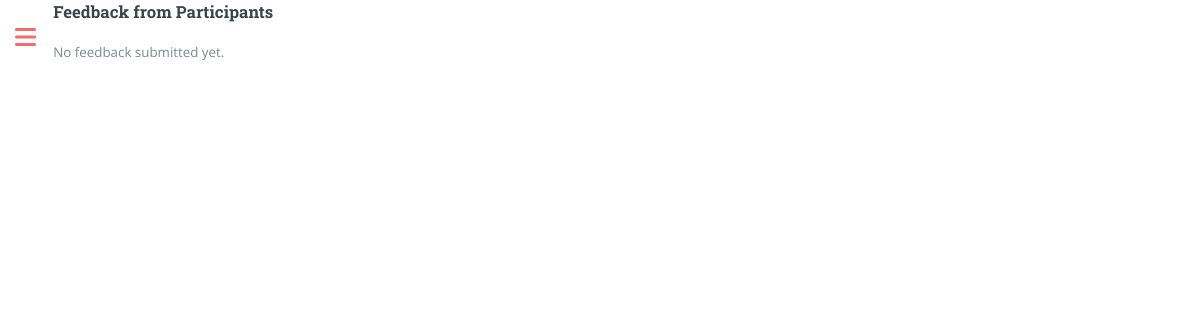
Before: /organizer/feedbacks/ (signed in) with the older database file.
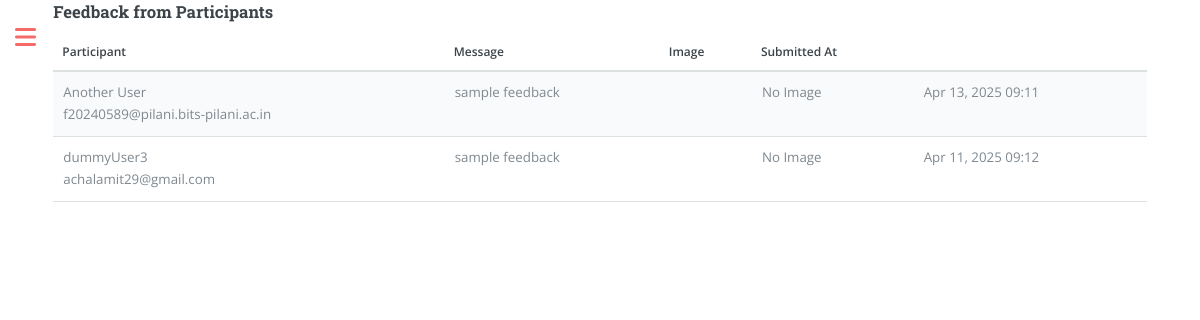
After: the same page with the newer database file.
### participants/models.py (models this page shows, shortened)
class Feedback(models.Model):
    participant = models.ForeignKey(User, on_delete=models.CASCADE, limit_choices_to={'is_organizer': False})
    message = models.TextField()
    image = models.ImageField(upload_to='feedback_images/', null=True, blank=True)
    created_at = models.DateTimeField(auto_now_add=True)

class User(AbstractUser):
    gender_choices = [
        ('Men', 'Men'),
        ('Women', 'Women'),
    ]
    name = models.CharField(max_length=100)
    gender = models.CharField(max_length=5, choices=gender_choices, null=True, blank=True)
    dob = models.DateField(null=True, blank=True)
    mobile = models.CharField(max_length=15, null=True, blank=True)
    college = models.ForeignKey(College, on_delete=models.SET_NULL, null=True, blank=True)
    is_organizer = models.BooleanField(default=False)
    is_participant = models.BooleanField(default=True)
    profile_complete = models.BooleanField(default=False)
    is_banned = models.BooleanField(default=False)

### participants/views.py (the view)
# urls.py: path('organizer/feedbacks/', view_feedbacks, name='view_feedbacks'),
@organizer_required
def view_feedbacks(request):
    feedbacks = Feedback.objects.select_related('participant').order_by('-created_at')
    return render(request, 'participants/view_feedbacks.html', {'feedbacks': feedbacks})

### participants/views.py (called while the page is built)
def organizer_required(view_func):
    @wraps(view_func)
    @login_required
    def _wrapped_view(request, *args, **kwargs):
        if not request.user.is_organizer:
            return redirect(settings.LOGIN_URL)
        return view_func(request, *args, **kwargs)
    return _wrapped_view

### participants/templates/participants/view_feedbacks.html (shortened to what this page needs)
{% extends 'participants/base_dashboard.html' %}
{% load static %}
{% block content %}
<div class="bg-white p-8 rounded-lg shadow-md">
  <h3 class="text-2xl font-semibold text-gray-800 mb-6">Feedback from Participants</h3>
  {% if feedbacks %}
    <div class="overflow-x-auto">
      <table class="min-w-full table-auto border-collapse border border-gray-300">
        <thead class="bg-gray-50">
          <tr>
            <th class="px-4 py-2 text-left text-sm font-medium text-gray-600">Participant</th>
            <th class="px-4 py-2 text-left text-sm font-medium text-gray-600">Message</th>
            <th class="px-4 py-2 text-left text-sm font-medium text-gray-600">Image</th>
            <th class="px-4 py-2 text-left text-sm font-medium text-gray-600">Submitted At</th>
          </tr>
        </thead>
        <tbody class="text-sm">
          {% for feedback in feedbacks %}
          <tr class="border-b border-gray-200">
            <td class="px-4 py-2">
              <div>{{ feedback.participant.name }}</div>
              <div class="text-xs text-gray-500">{{ feedback.participant.email }}</div>
            </td>
            <td class="px-4 py-2">{{ feedback.message }}</td>
            <td class="px-4 py-2">
              <td class="px-4 py-2">
                {% if feedback.image %}
                <a href="{{ feedback.image.url }}" target="_blank">
                <img src="{{ feedback.image.url }}" alt="Feedback Image" class="w-16 h-16 object-cover rounded" />
                </a>
                {% else %}
                <span class="text-gray-400">No Image</span>
                {% endif %}
              </td>
            <td class="px-4 py-2">{{ feedback.created_at|date:"M d, Y H:i" }}</td>
          </tr>
          {% endfor %}
        </tbody>
      </table>
    </div>
  {% else %}
    <p class="text-muted">No feedback submitted yet.</p>
  {% endif %}
</div>
{% endblock %}

### participants/templates/participants/base_dashboard.html (shortened to what this page needs)
{% load static %}
<!DOCTYPE html>
<html lang="en">
<head>
  <link rel="stylesheet" href="{% static 'participants/css/main.css' %}">
  <link rel="stylesheet" href="{% static 'participants/css/font-awesome.min.css' %}">
</head>
<body class="is-preload">
  <div id="wrapper">
    <div id="main">
      <div class="inner">
        {% block content %}{% endblock %}
      </div>
    </div>
  </div>
</body>
</html>

### participants/static/participants/css/main.css (style rules this page uses)
html, body, div, span, applet, object, iframe, h1, h2, h3, h4, h5, h6, p, blockquote, pre, a, abbr, acronym, address, big, cite, code, del, dfn, em, img, ins, kbd, q, s, samp, small, strike, strong, sub, sup, tt, var, b, u, i, center, dl, dt, dd, ol, ul, li, fieldset, form, label, legend, table, caption, tbody, tfoot, thead, tr, th, td, article, aside, canvas, details, embed, figure, figcaption, footer, header, hgroup, menu, nav, output, ruby, section, summary, time, mark, audio, video { margin: 0; padding: 0; border: 0; font-size: 100%; font: inherit; vertical-align: baseline; }
body { line-height: 1; }
table { border-collapse: collapse; border-spacing: 0; }
body { -webkit-text-size-adjust: none; }
body { -ms-overflow-style: scrollbar; }
html { box-sizing: border-box; }
*, *:before, *:after { box-sizing: inherit; }
body { background: #ffffff; }
body, input, select, textarea { color: #7f888f; font-family: "Open Sans", sans-serif; font-size: 13pt; font-weight: 400; line-height: 1.65; }
@media screen and (max-width: 1680px) { body, input, select, textarea { font-size: 11pt; } }
@media screen and (max-width: 1280px) { body, input, select, textarea { font-size: 10pt; } }
h1, h2, h3, h4, h5, h6 { color: #3d4449; font-family: "Roboto Slab", serif; font-weight: 700; line-height: 1.5; margin: 0 0 1em 0; }
h3 { font-size: 1.25em; }
table { margin: 0 0 2em 0; width: 100%; }
table tbody tr { border: solid 1px rgba(210, 215, 217, 0.75); border-left: 0; border-right: 0; }
table tbody tr:nth-child(2n + 1) { background-color: rgba(230, 235, 237, 0.25); }
table td { padding: 0.75em 0.75em; }
table th { color: #3d4449; font-size: 0.9em; font-weight: 600; padding: 0 0.75em 0.75em 0.75em; text-align: left; }
table thead { border-bottom: solid 2px rgba(210, 215, 217, 0.75); }
#wrapper { display: -moz-flex; display: -webkit-flex; display: -ms-flex; display: flex; -moz-flex-direction: row-reverse; -webkit-flex-direction: row-reverse; -ms-flex-direction: row-reverse; flex-direction: row-reverse; min-height: 100vh; }
#main { -moz-flex-grow: 1; -webkit-flex-grow: 1; -ms-flex-grow: 1; flex-grow: 1; -moz-flex-shrink: 1; -webkit-flex-shrink: 1; -ms-flex-shrink: 1; flex-shrink: 1; width: 100%; }
#main > .inner { padding: 0 6em 0.1em 6em ; margin: 0 auto; max-width: 110em; }
@media screen and (max-width: 1680px) { #main > .inner { padding: 0 5em 0.1em 5em ; } }
@media screen and (max-width: 1280px) { #main > .inner { padding: 0 4em 0.1em 4em ; } }

Changed rows visible on the page:
added Feedback: participant.name "Another User", participant.email "f20240589@pilani.bits-pilani.ac.in", message "sample feedback", image "No Image", created_at "Apr 13, 2025 09:11"
added Feedback: participant.name "dummyUser3", participant.email "achalamit29@gmail.com", message "sample feedback", image "No Image", created_at "Apr 11, 2025 09:12"
Other visible differences:
text no longer shown: "No feedback submitted yet."
text now shown: "Participant Message Image Submitted At"
